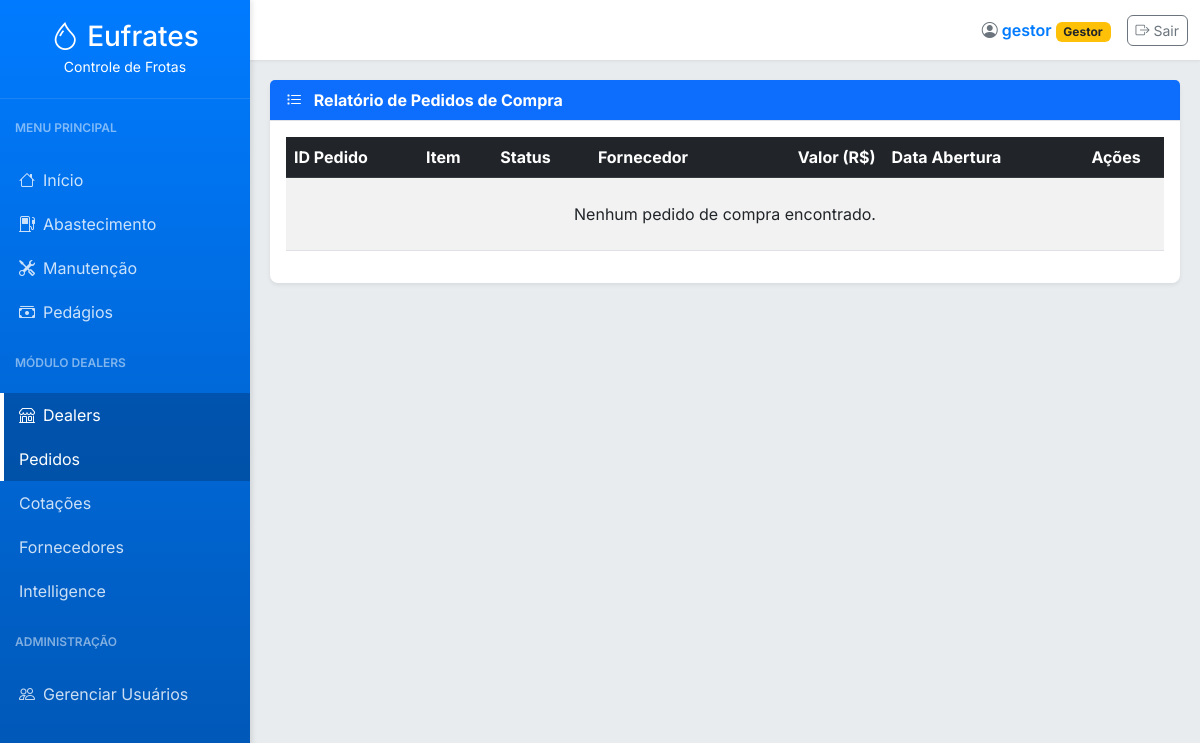
Before: /dealers/pedidos-relatorio (signed in) with the older database file.
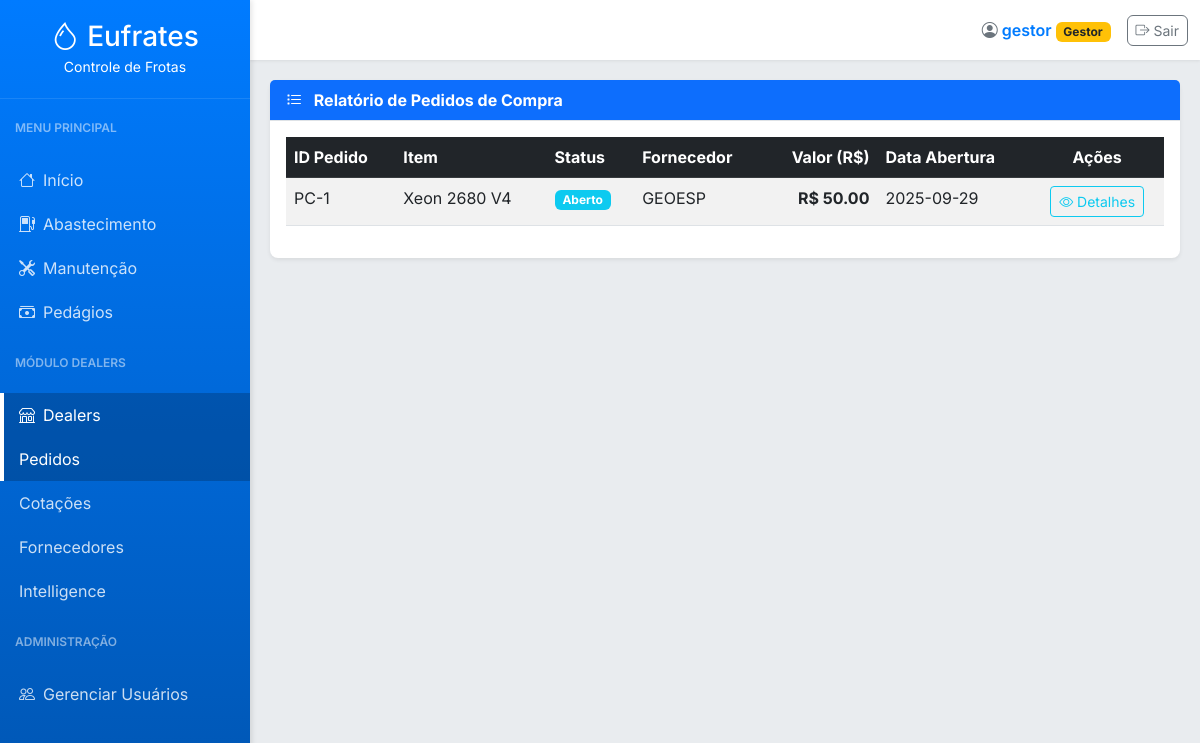
After: the same page with the newer database file.
### tables this page shows
CREATE TABLE users (
        id INTEGER PRIMARY KEY AUTOINCREMENT,
        username TEXT NOT NULL UNIQUE,
        password_hash TEXT NOT NULL,
        role TEXT NOT NULL CHECK(role IN ('Gestor', 'Comprador', 'Padrão'))
    );

CREATE TABLE pedidos_compra (
            id INTEGER PRIMARY KEY AUTOINCREMENT, orcamento_id INTEGER, user_id INTEGER NOT NULL,
            item TEXT NOT NULL, quantidade REAL NOT NULL, valor REAL NOT NULL, fornecedor_cnpj TEXT,
            status TEXT DEFAULT 'Aberto', nf_e_chave TEXT, nfs_pdf_path TEXT, data_abertura TEXT NOT NULL,
            data_finalizacao TEXT, data_registro TEXT DEFAULT CURRENT_TIMESTAMP,
            FOREIGN KEY (user_id) REFERENCES users (id),
            FOREIGN KEY (orcamento_id) REFERENCES orcamentos (id)
        );

CREATE TABLE fornecedores (
        id INTEGER PRIMARY KEY AUTOINCREMENT,
        cnpj TEXT NOT NULL UNIQUE,
        nome TEXT NOT NULL,
        ie TEXT,
        endereco TEXT,
        tipo TEXT,
        contato TEXT,
        data_registro TEXT DEFAULT CURRENT_TIMESTAMP
    );

### app.py (the view)
@app.route('/dealers/pedidos-relatorio')
@login_required
def pedidos_relatorio():
    pedidos_list = obter_pedidos_compra()
    return render_template('pedidos_relatorio.html', active_page='pedidos_compra', pedidos=pedidos_list)

### app.py (called while the page is built)
@app.before_request
def load_logged_in_user():
    user_id = session.get('user_id')
    g.user = get_user_by_id(user_id) if user_id else None

def login_required(view):
    @wraps(view)
    def wrapped_view(*args, **kwargs):
        if g.user is None:
            flash('Você precisa estar logado para acessar esta página.', 'warning')
            return redirect(url_for('login'))
        return view(*args, **kwargs)
    return wrapped_view

@app.context_processor
def inject_now():
    return {'now': datetime.now(), 'g': g}

### database.py (called while the page is built)
def get_db_connection():
    conn = sqlite3.connect('abastecimentos.db')
    conn.row_factory = sqlite3.Row
    return conn

def get_user_by_id(user_id):
    conn = get_db_connection()
    user = conn.execute('SELECT * FROM users WHERE id = ?', (user_id,)).fetchone()
    conn.close()
    return user

def obter_pedidos_compra():
    conn = get_db_connection()
    query = '''
        SELECT
            p.*,
            u.username as comprador,
            f.nome as fornecedor_nome
        FROM pedidos_compra p
        JOIN users u ON p.user_id = u.id
        LEFT JOIN fornecedores f ON p.fornecedor_cnpj = f.cnpj
        ORDER BY p.data_abertura DESC
    '''
    df = pd.read_sql(query, conn)
    conn.close()
    return df.to_dict('records')

### templates/pedidos_relatorio.html
{% extends "base.html" %}
{% block content %}
<div class="card">
    <div class="card-header bg-primary text-white">
        <i class="bi bi-list-task me-2"></i> Relatório de Pedidos de Compra
    </div>
    <div class="card-body">
        <div class="table-responsive">
            <table class="table table-striped table-hover">
                <thead class="table-dark">
                    <tr>
                        <th>ID Pedido</th>
                        <th>Item</th>
                        <th>Status</th>
                        <th>Fornecedor</th>
                        <th class="text-end">Valor (R$)</th>
                        <th>Data Abertura</th>
                        <th class="text-center">Ações</th>
                    </tr>
                </thead>
                <tbody>
                    {% for pedido in pedidos %}
                    <tr>
                        <td>PC-{{ pedido.id }}</td>
                        <td>{{ pedido.item }}</td>
                        <td>
                            <span class="badge {% if pedido.status == 'Finalizado' %}bg-success{% elif pedido.status == 'Aberto' %}bg-info{% else %}bg-warning{% endif %}">
                                {{ pedido.status }}
                            </span>
                        </td>
                        <td>{{ pedido.fornecedor_nome or '-' }}</td>
                        <td class="text-end fw-bold">R$ {{ "%.2f"|format(pedido.valor) }}</td>
                        <td>{{ pedido.data_abertura }}</td>
                        <td class="text-center">
                            <a href="{{ url_for('pedido_detalhe', pedido_id=pedido.id) }}" class="btn btn-sm btn-outline-info" title="Ver Detalhes">
                                <i class="bi bi-eye"></i> Detalhes
                            </a>
                        </td>
                    </tr>
                    {% else %}
                    <tr>
                        <td colspan="7" class="text-center py-4">Nenhum pedido de compra encontrado.</td>
                    </tr>
                    {% endfor %}
                </tbody>
            </table>
        </div>
    </div>
</div>
{% endblock %}

### templates/base.html (shortened to what this page needs)
<!DOCTYPE html>
<html lang="pt-BR">
<head>
    <link href="https://cdn.jsdelivr.net/npm/bootstrap@5.3.0/dist/css/bootstrap.min.css" rel="stylesheet">
    <link rel="stylesheet" href="https://cdn.jsdelivr.net/npm/bootstrap-icons@1.10.5/font/bootstrap-icons.css">
</head>
<body>
    <nav id="sidebar">
        <div class="sidebar-header">
            <h3 class="mb-0"><i class="bi bi-droplet me-2"></i>Eufrates</h3>
            <small>Controle de Frotas</small>
        </div>
        <ul class="list-unstyled components">
            <p class="sidebar-title">Menu Principal</p>
            <li class="nav-item">
                <a class="{{ 'active' if active_page == 'index' }}" href="{{ url_for('index') }}"><i class="bi bi-house me-2"></i>Início</a>
            </li>
            <li class="nav-item">
                <a class="{{ 'active' if active_page == 'relatorios' or active_page == 'medias' or active_page == 'combustiveis' }}" href="#abastecimentoSubmenu" data-bs-toggle="collapse" aria-expanded="false" class="dropdown-toggle">
                    <i class="bi bi-fuel-pump me-2"></i>Abastecimento
                </a>
            </li>
            <li class="nav-item">
                <a class="{{ 'active' if active_page == 'manutencoes' or active_page == 'metricas' or active_page == 'checklists' }}" href="#manutencaoSubmenu" data-bs-toggle="collapse" aria-expanded="false" class="dropdown-toggle">
                    <i class="bi bi-tools me-2"></i>Manutenção
                </a>
            </li>
            <li class="nav-item">
                <a class="{{ 'active' if active_page == 'pedagios' }}" href="{{ url_for('pedagios') }}"><i class="bi bi-cash-stack me-2"></i>Pedágios</a>
            </li>
            <p class="sidebar-title">Módulo Dealers</p>
            <li class="nav-item">
                <a class="{{ 'active' if active_page == 'pedidos_compra' or active_page == 'cotacoes' or active_page == 'fornecedores' or active_page == 'dealer_intelligence' }}" href="#dealersSubmenu" data-bs-toggle="collapse" aria-expanded="false" class="dropdown-toggle">
                    <i class="bi bi-shop me-2"></i>Dealers
                </a>
                <ul class="collapse list-unstyled" id="dealersSubmenu">
                    {% if g.user.role in ['Administrador', 'Gestor', 'Comprador'] %}
                    <li><a class="{{ 'active' if active_page == 'pedidos_compra' }}" href="{{ url_for('pedidos_relatorio') }}">Pedidos</a></li>
                    <li><a class="{{ 'active' if active_page == 'cotacoes' }}" href="{{ url_for('cotacoes_relatorio') }}">Cotações</a></li>
                    <li><a class="{{ 'active' if active_page == 'fornecedores' }}" href="{{ url_for('fornecedores') }}">Fornecedores</a></li>
                    {% endif %}
                    {% if g.user.role in ['Administrador', 'Gestor'] %}
                    <li><a class="{{ 'active' if active_page == 'dealer_intelligence' }}" href="{{ url_for('dealer_intelligence') }}">Intelligence</a></li>
                    {% endif %}
                </ul>
            </li>
            {% if g.user.role in ['Administrador', 'Gestor'] %}
            <p class="sidebar-title">Administração</p>
            <li class="nav-item">
                <a class="{{ 'active' if active_page == 'user_management' }}" href="{{ url_for('user_management') }}"><i class="bi bi-people me-2"></i>Gerenciar Usuários</a>
            </li>
            {% endif %}
        </ul>
    </nav>
    <div id="content">
        <nav class="navbar navbar-top navbar-expand-lg">
            <div class="container-fluid d-flex justify-content-end">
                <div class="d-flex align-items-center">
                    <div class="user-info me-3">
                        <span class="text-secondary"><i class="bi bi-person-circle"></i></span>
                        {{ g.user.username }}
                        <span class="badge
                            {% if g.user.role == 'Administrador' %}bg-danger
                            {% elif g.user.role == 'Gestor' %}bg-warning text-dark
                            {% elif g.user.role == 'Comprador' %}bg-primary
                            {% else %}bg-secondary{% endif %}">
                            {{ g.user.role }}
                        </span>
                    </div>
                    <a href="{{ url_for('logout') }}" class="btn btn-sm btn-outline-secondary btn-custom">
                        <i class="bi bi-box-arrow-right"></i> Sair
                    </a>
                </div>
            </div>
        </nav>
        <div class="page-content">
            {% block content %}{% endblock %}
        </div>
    </div>
</body>
</html>

### templates/base.html (style rules this page uses)
:root { --sidebar-width: 250px; --primary-color: #007bff; --secondary-color: #6c757d; --bg-light: #f8f9fa; --text-dark: #343a40; --text-muted: #6c757d; }
body { font-family: 'Inter', sans-serif; background-color: #e9ecef; color: var(--text-dark); min-height: 100vh; display: flex; }
#sidebar { width: var(--sidebar-width); min-width: var(--sidebar-width); height: 100vh; position: fixed; top: 0; left: 0; background: linear-gradient(180deg, #007bff, #0056b3); color: white; transition: all 0.3s; overflow-y: auto; box-shadow: 2px 0 5px rgba(0, 0, 0, 0.1); z-index: 1000; }
#sidebar .sidebar-header { padding: 20px 15px; text-align: center; border-bottom: 1px solid rgba(255, 255, 255, 0.1); }
#sidebar .list-unstyled a { padding: 10px 15px; font-size: 1.0em; display: block; color: rgba(255, 255, 255, 0.8); text-decoration: none; transition: background 0.2s, color 0.2s; border-left: 4px solid transparent; }
#sidebar .list-unstyled a:hover, #sidebar .list-unstyled a.active { color: #fff; background: rgba(0, 0, 0, 0.2); border-left: 4px solid #fff; }
#sidebar .sidebar-title { padding: 10px 15px 5px; font-size: 0.75em; text-transform: uppercase; font-weight: 600; color: rgba(255, 255, 255, 0.5); margin-top: 10px; }
#content { width: 100%; padding-left: var(--sidebar-width); min-height: 100vh; transition: all 0.3s; }
.navbar-top { width: 100%; height: 60px; background-color: #fff; box-shadow: 0 1px 3px rgba(0, 0, 0, 0.08); position: sticky; top: 0; z-index: 999; }
.navbar-top .user-info { font-weight: 600; color: var(--primary-color); }
.page-content { padding: 20px; }
.card { border: none; border-radius: 8px; box-shadow: 0 0.125rem 0.25rem rgba(0, 0, 0, 0.075); margin-bottom: 20px; }
.card-header { background-color: var(--bg-light); font-weight: 700; border-bottom: 1px solid #dee2e6; }
.btn-custom { border-radius: 6px; }

Changed rows visible on the page:
added pedidos_compra: id "1", item "Xeon 2680 V4", status "Aberto", nome "GEOESP", valor "50.00", data_abertura "2025-09-29"
Other visible differences:
text no longer shown: "Nenhum pedido de compra encontrado."
